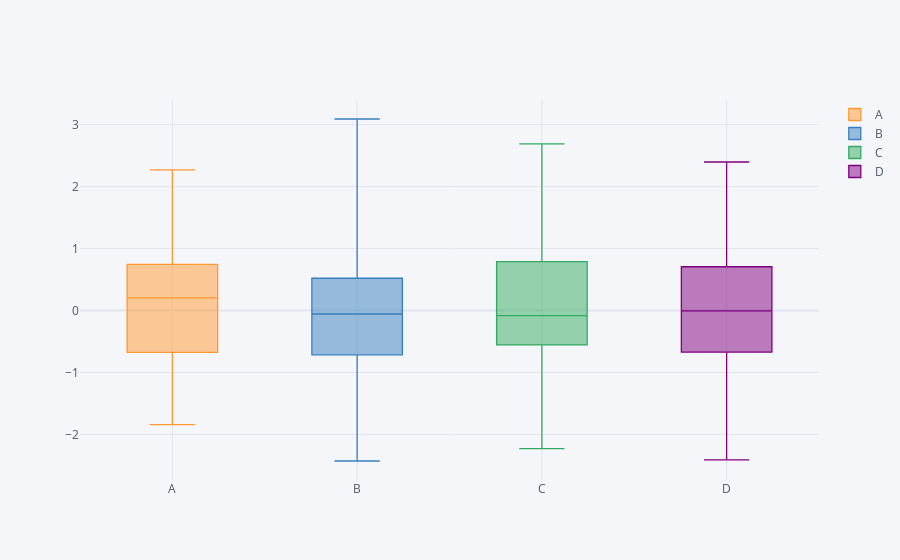

Notebook source saved alongside this figure:
### Code cell
df.iplot(kind = 'box') #Can click on legend to hide certain boxes
